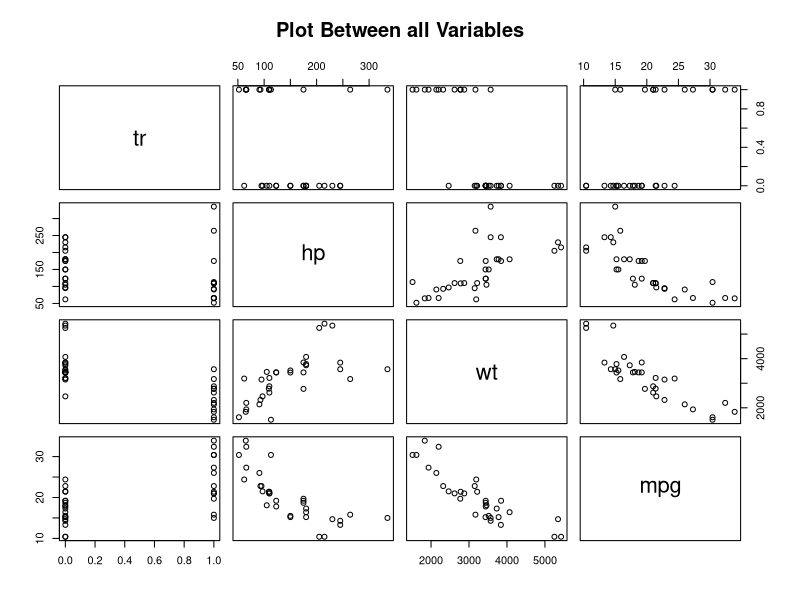
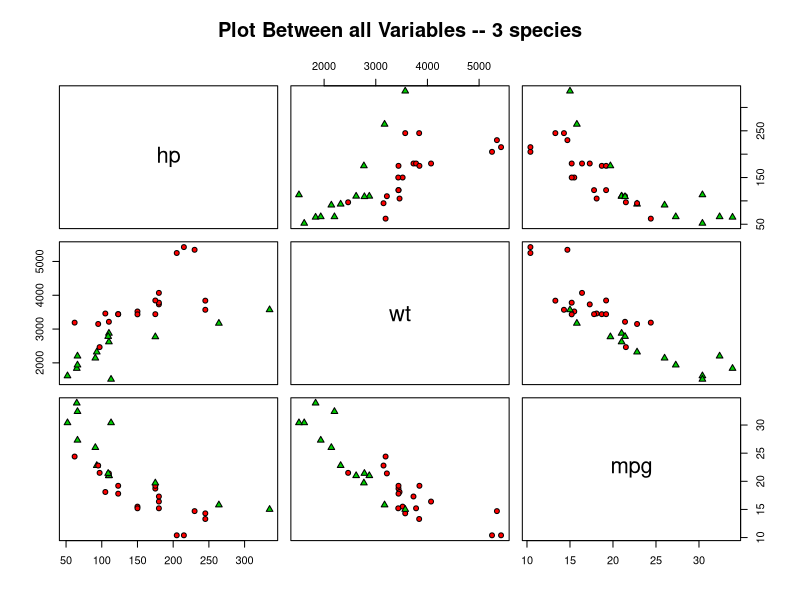
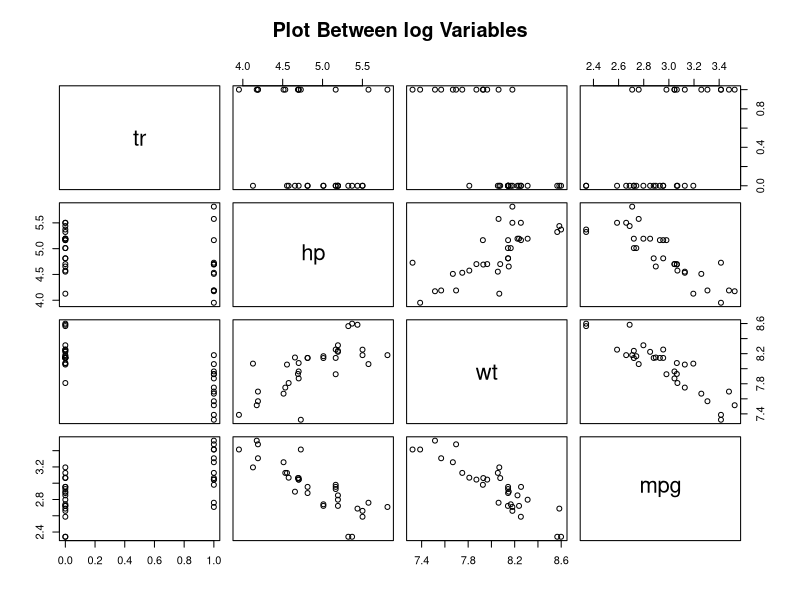
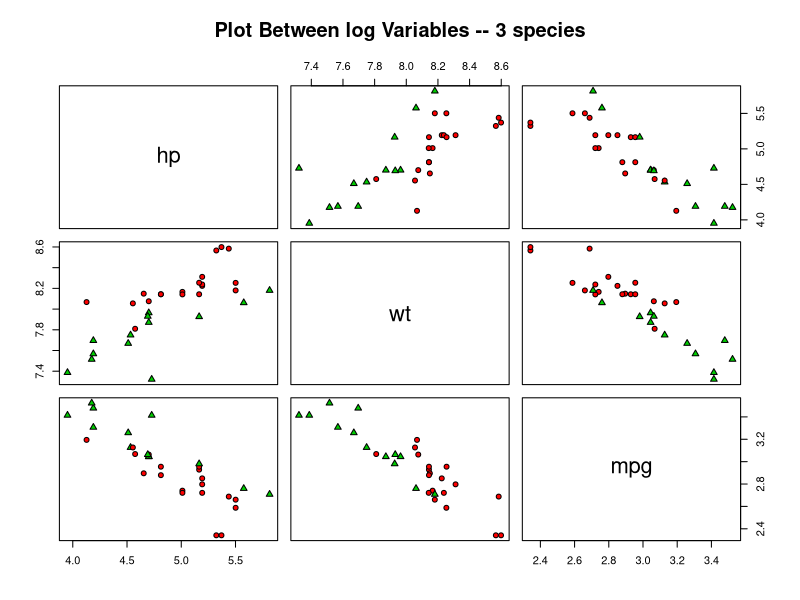
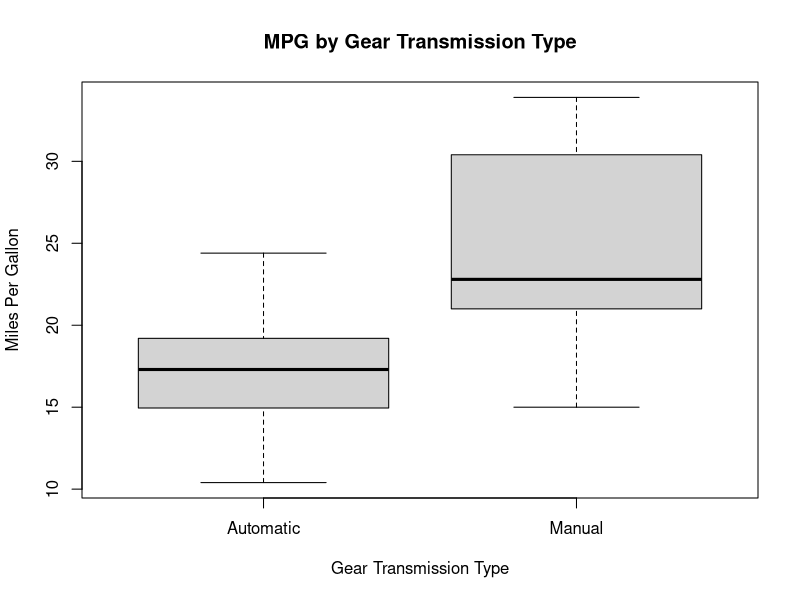
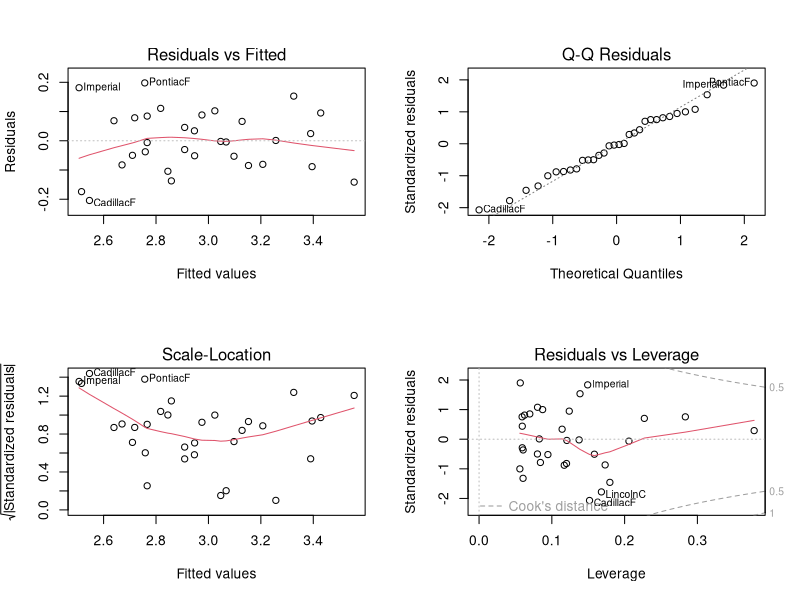
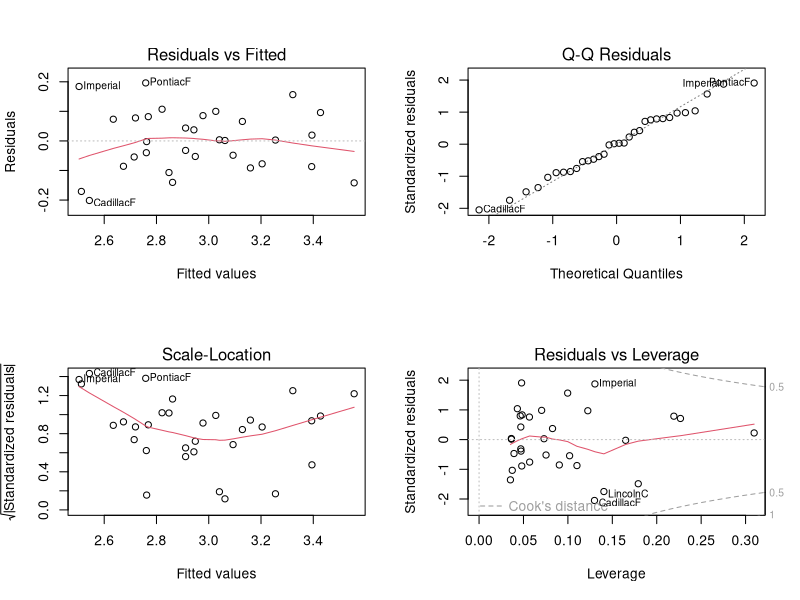

These charts were generated, in order, by the following R code:
#question_1_a
setwd('/Users/hongwei/Documents/GitHub/STAT/STAT0030_ICA2')
rawdata <- read.table("cars.dat", #input data
                      header=TRUE) #the first line as the names of the variables 
#question_1_b
summary(rawdata)
table(rawdata$tr)
plot(rawdata,main="Plot Between all Variables") #overlook
pairs(rawdata[,2:4], # plot hp, wt, mpg 
      main = "Plot Between all Variables -- 3 species", #add the main title
      pch = c(21,24)[unclass(rawdata$tr)+1], #different tr shows different shape
      bg = c("red", "green3")[unclass(rawdata$tr)+1]) #different tr shows different colour
logdata <- cbind(rawdata[,1],log(rawdata[,c(2,3,4)])) #log the data
names(logdata) <- c("tr","hp","wt","mpg")#rename the names of the variables 
plot(logdata,main="Plot Between log Variables") #overlook
pairs(logdata[,2:4], # plot log(hp), log(wt), log(mpg)
      main = "Plot Between log Variables -- 3 species", #add the main title
      pch = c(21,24)[unclass(logdata$tr)+1], #different tr shows different shape
      bg = c("red", "green3")[unclass(logdata$tr)+1]) #different tr shows different colour
boxplot(mpg~tr, #MPG by TR
        data=rawdata, #set the dataset
        xlab="Gear Transmission Type" , #add the xlab title
        ylab="Miles Per Gallon", #add the ylab title
        main="MPG by Gear Transmission Type", #add the main title
        names=c("Automatic","Manual")) #change xlab value to character
t.test(mpg~tr, data=logdata)# the t-test above MPG is related to TR.

#question_1_c
model<-lm(mpg~tr+hp+wt, data=logdata); # i.e, full without qsec and gears
summary(model)
summary(model$residuals)
par(mfrow=c(2,2)) #put 4 graphes together
plot(model) #plot 4 graphes as following. 
#ddition: if you run the last line code directly, there will be an error "figure margins too large".
#there two way to fix it: 1, click "clear all plots" and then run it. 
#                         2, run >>x11() at first if you are run in Windows computer.
#BTW: there is no error if i use it in R Markdown
best<-step(model, direction="both")
summary(best)
summary(best$residuals)
par(mfrow=c(2,2)) #put 4 graphes together
plot(best)#there will be the same error as line 33 and line 34-36 is the solvtion.

